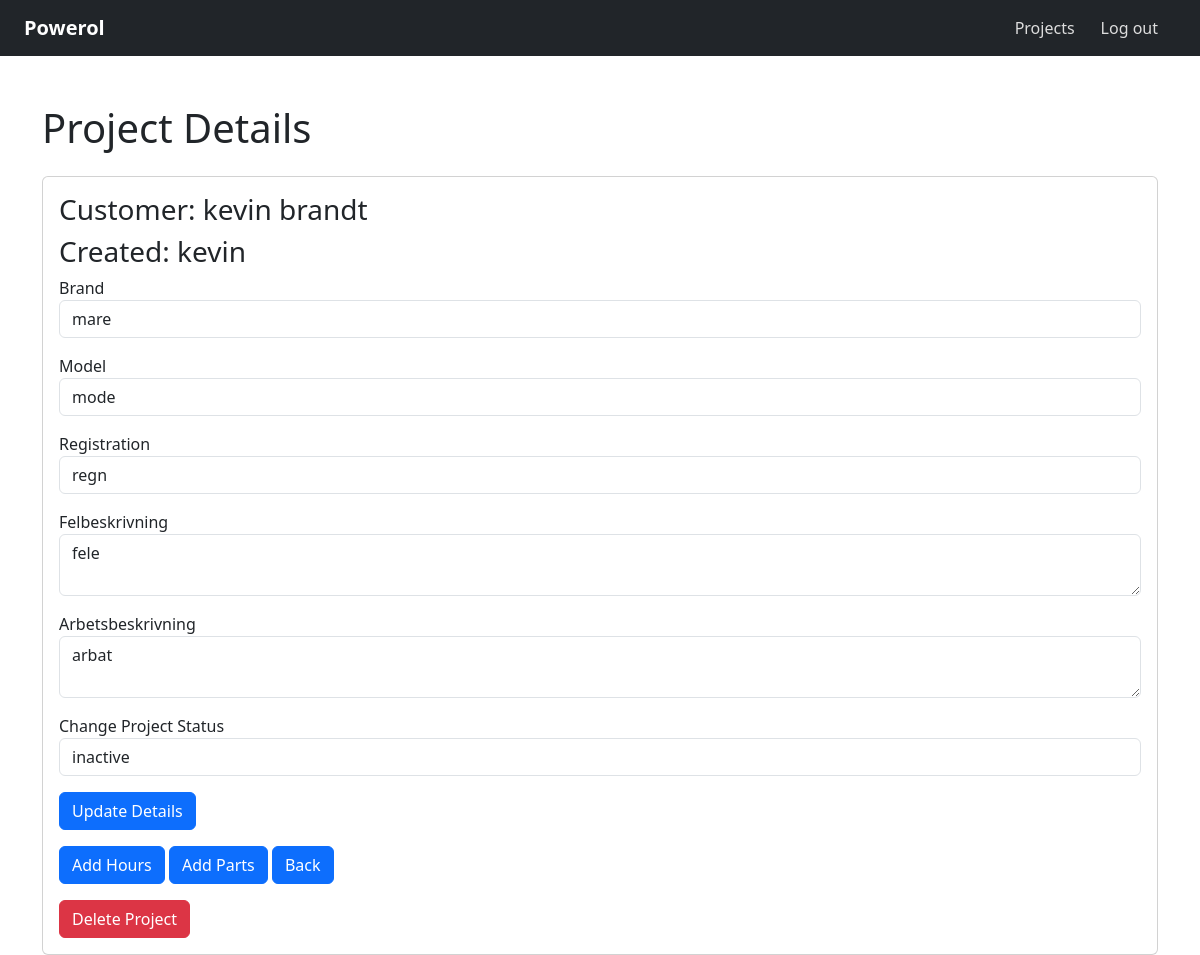
The page /edit-single-project.php?id=39 (signed in) on the database its author committed.
### tables this page shows
CREATE TABLE `table_projekt` (
  `id_projekt` int(11) NOT NULL,
  `pt_felbeskrivning` varchar(520) NOT NULL,
  `pt_arbetsbeskrivning` varchar(520) NOT NULL,
  `pt_status_fk` int(11) NOT NULL,
  `customer_fk` int(11) DEFAULT NULL,
  `created_by_user_fk` int(11) NOT NULL,
  `car_brand` varchar(255) NOT NULL,
  `car_model` varchar(255) NOT NULL,
  `car_reg` varchar(255) NOT NULL
);

CREATE TABLE `table_users` (
  `u_id` int(11) NOT NULL,
  `u_name` varchar(255) NOT NULL,
  `u_password` varchar(255) NOT NULL,
  `u_email` varchar(255) NOT NULL,
  `u_role_fk` int(11) NOT NULL,
  `u_status` tinyint(1) NOT NULL
);

### edit-single-project.php (the view, shortened to what this page needs)
<?php
include_once 'includes/header.php';
?>
<link href="https://cdn.jsdelivr.net/npm/bootstrap@5.3.3/dist/css/bootstrap.min.css" rel="stylesheet">
<?php
if (isset($_GET['id'])) {
    $id_projekt = $_GET['id'];
    echo "<div class='container mt-5'>";
    echo "<h1 class='mb-4'>Project Details</h1>";
    try {
        $stmt = $pdo->prepare("
        SELECT
            CONCAT(c.cust_fname, ' ', c.cust_lname) AS customer_name,
            p.pt_felbeskrivning,
            p.pt_arbetsbeskrivning,
            p.car_brand,
            p.car_model,
            p.car_reg,
            p.pt_status_fk,
            u.u_name AS user_name
        FROM table_projekt p
        JOIN table_customer c ON p.customer_fk = c.id_cust
        JOIN table_users u ON p.created_by_user_fk = u.u_id
        WHERE p.id_projekt = ?
    ");
        $stmt->execute([$id_projekt]);
        if ($stmt->rowCount() > 0) {
            $project = $stmt->fetch();
            $status_stmt = $pdo->query("SELECT id_status, status_name FROM table_status");
            $statuses = $status_stmt->fetchAll();
            ?>
<div class="card">
    <div class="card-body">
        <h3>Customer: <?= htmlspecialchars($project['customer_name']) ?></h3>
        <h3>Created: <?= htmlspecialchars($project['user_name']) ?></h3>
        <form method="POST">
            <div class="form-group mb-3">
                <label for="car_brand">Brand</label>
                <input type="text" id="car_brand" name="car_brand" class="form-control" value="<?= htmlspecialchars($project['car_brand']) ?>">
            </div>
            <div class="form-group mb-3">
                <label for="car_model">Model</label>
                <input type="text" id="car_model" name="car_model" class="form-control" value="<?= htmlspecialchars($project['car_model']) ?>">
            </div>
            <div class="form-group mb-3">
                <label for="car_reg">Registration</label>
                <input type="text" id="car_reg" name="car_reg" class="form-control" value="<?= htmlspecialchars($project['car_reg']) ?>">
            </div>
            <div class="form-group mb-3">
                <label for="felbeskrivning">Felbeskrivning</label>
                <textarea id="felbeskrivning" name="felbeskrivning" class="form-control"><?= htmlspecialchars($project['pt_felbeskrivning']) ?></textarea>
            </div>
            <div class="form-group mb-3">
                <label for="arbetsbeskrivning">Arbetsbeskrivning</label>
                <textarea id="arbetsbeskrivning" name="arbetsbeskrivning" class="form-control"><?= htmlspecialchars($project['pt_arbetsbeskrivning']) ?></textarea>
            </div>
            <div class="form-group mb-3">
                <label for="status">Change Project Status</label>
                <select id="status" name="status" class="form-control">
                    <?php foreach ($statuses as $status):
                        $selected = ($status['id_status'] == $project['pt_status_fk']) ? 'selected' : ''; ?>
                        <option value="<?= $status['id_status'] ?>" <?= $selected ?>><?= htmlspecialchars($status['status_name']) ?></option>
                    <?php endforeach; ?>
                </select>
            </div>
            <button type="submit" class="btn btn-primary">Update Details</button>
        </form>
        <button type="button" class="btn btn-primary mt-3" data-bs-toggle="modal" data-bs-target="#staticBackdrop">Add Hours</button>
        <button type="button" class="btn btn-primary mt-3" data-bs-toggle="modal" data-bs-target="#part">Add Parts</button>
        <button type="button" class="btn btn-primary mt-3" onclick="window.location.href='active_projects.php'">Back</button>
        <form method="POST" action="delete_project.php?id=<?= $id_projekt ?>" class="mt-3">
            <button type="submit" class="btn btn-danger" onclick="return confirm('Are you sure you want to delete this project?');">Delete Project</button>
        </form>
    </div>
</div>
<?php
        } else {
            echo "<div class='alert alert-info' role='alert'>Project not found.</div>";
        }
    } catch (PDOException $e) {
        echo "<div class='alert alert-danger' role='alert'>Error: " . htmlspecialchars($e->getMessage()) . "</div>";
    }
    echo "</div>";
} else {
    echo "<div class='alert alert-danger' role='alert'>No project ID specified.</div>";
}
?>

### rows shown on the page
table_projekt: table_users.u_name "kevin", car_brand "mare", car_model "mode", car_reg "regn", felbeskrivning "fele", arbetsbeskrivning "arbat"

### other values the page prints
$menuItem['title'] "Projects"
$project['customer_name'] "kevin brandt"
form field status "inactive"
